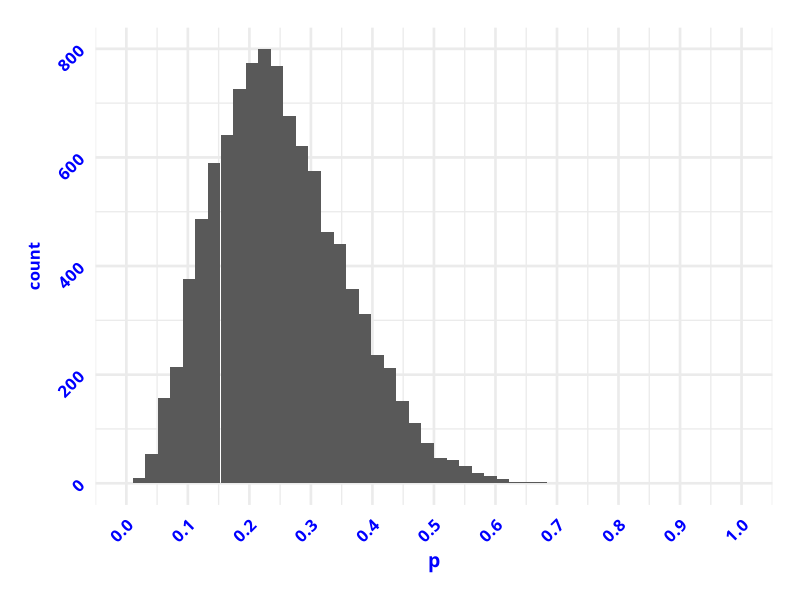
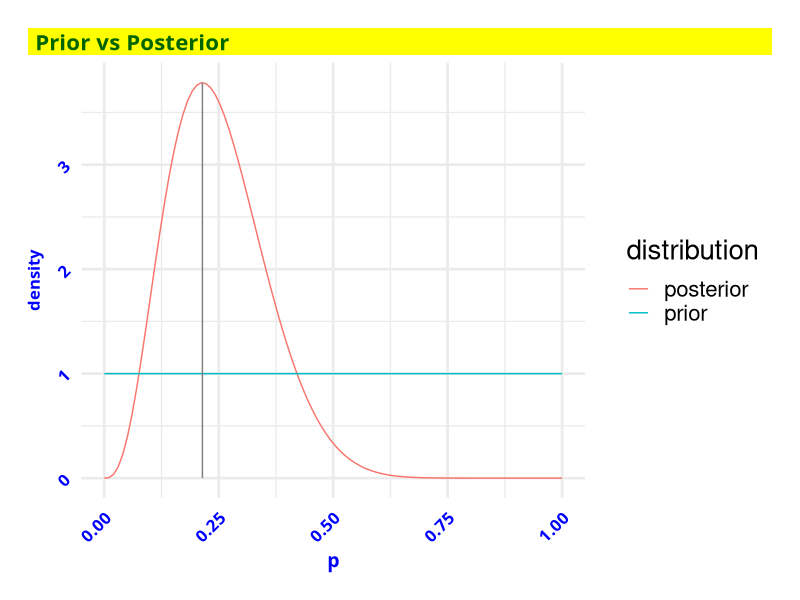
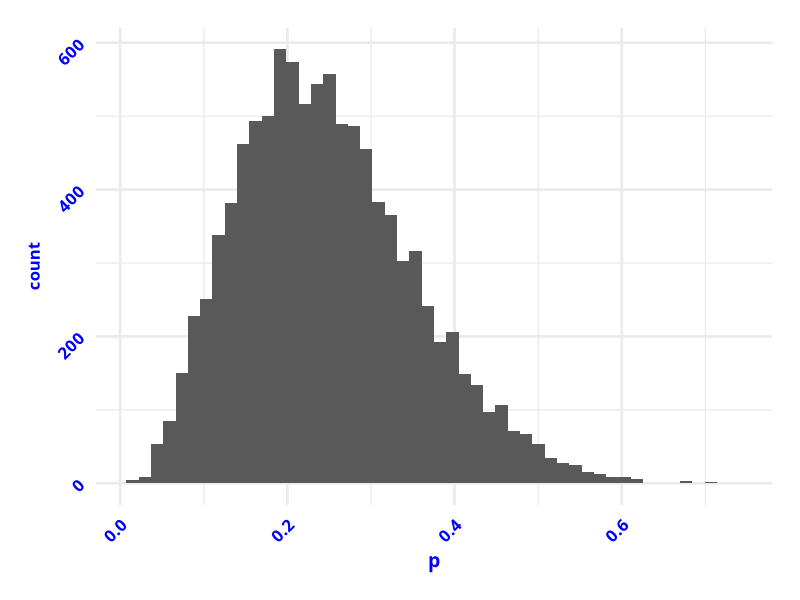
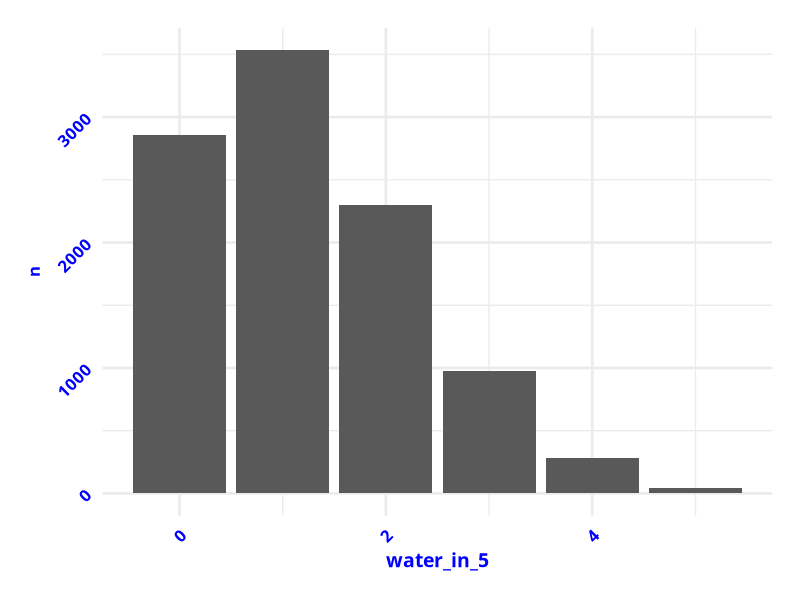
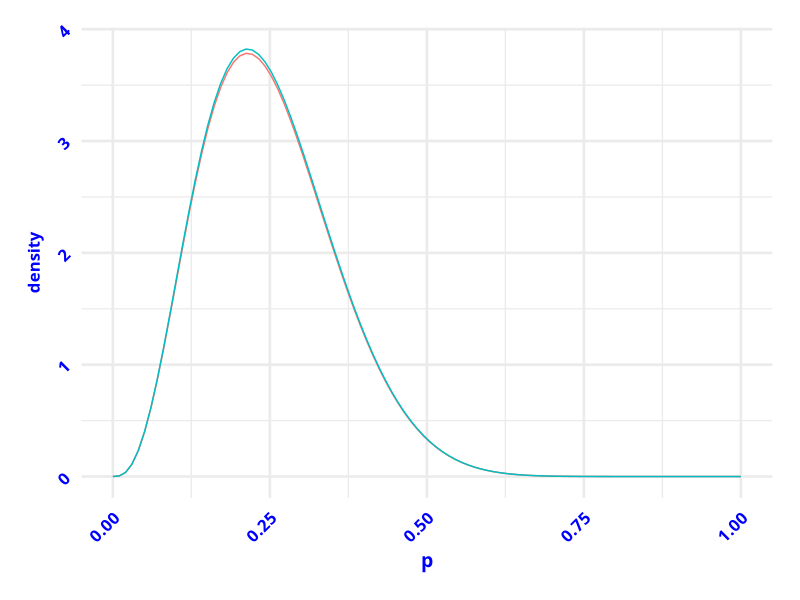

These charts were generated, in order, by the following R code:
## ---- chunk 1
#| label: setup
#| include: false
#| echo: false


# # load libraries - NOT NEEDED


# Force dplyr's select to take precedence
select <- dplyr::select
filter <- dplyr::filter

# Options
options(scipen = 999)
options(qic.clshade = T) # NO LONGER NEEDED; CHARTS ALL PREPARED WITH GGPLOT2 ONLY
options(qic.linecol = 'black') # NO LONGER NEEDED; CHARTS ALL PREPARED WITH GGPLOT2 ONLY
options(qic.signalcol = "firebrick") # NO LONGER NEEDED; CHARTS ALL PREPARED WITH GGPLOT2 ONLY
options(qic.targetcol = "purple") # NO LONGER NEEDED; CHARTS ALL PREPARED WITH GGPLOT2 ONLY
options(DT.options = list(dom = 'pBlfrti')) # Add buttons, filtering, and top (t) pagination controls
options(shiny.maxRequestSize = 50 * 1024^2) # Set upload maximum to 50 MB
options(tigris_use_cache = TRUE)
options(device = "RStudioGD") 


# Flextable defaults:
flextable::set_flextable_defaults(
  font.size = 14, 
  font.family = "Cabin",
  font.color = "black",
  table.layout = "fixed",
  border.color = "darkgray",
  padding.top = 3, padding.bottom = 3,
  padding.left = 4, padding.right = 4,
  line_spacing = 1.3,
  digits = 2,
  decimal.mark = ".",
  big.mark = " ",
  na_str = "<na>",
  post_process_html = identity,
  post_process_docx = identity
)

# Set global theme for consistent plots
ggplot2::theme_set(
  ggplot2::theme_minimal(base_size = 20) +
    ggplot2::theme(
      plot.title.position = "plot",
      plot.title = ggtext::element_textbox_simple(
        family = "Cabin",
        face = "bold",
        color = "darkgreen",
        size = 16,
        fill = "yellow",
        lineheight = 0.9,
        padding = ggplot2::margin(5.5, 5.5, 0.0, 5.5),
        margin = ggplot2::margin(0, 0, 5.5, 0)
      ),
      plot.subtitle = ggtext::element_textbox_simple(
        family = "Cabin",
        color = "darkgreen",
        face = "bold",
        size = 14,
        fill = "yellow",
        lineheight = 0.9,
        padding = ggplot2::margin(5.5, 5.5, 5.5, 5.5),
        margin = ggplot2::margin(0.0, 0, 5.5, 0)
      ),
      plot.caption = ggtext::element_markdown(
        family = "Cabin",
        size = 14,
        hjust = 1,
        color = "darkblue",
        face = "italic",
        fill = "yellow",
        lineheight = 1.0
      ),
      axis.text.x = ggtext::element_markdown(
        family = "Cabin",
        face = "bold",
        color = "blue",
        size = 12,
        angle = 45,
        hjust = 1
      ),
        # ggplot2::element_blank(),
      axis.title.x = ggtext::element_markdown(
        family = "Cabin",
        face = "bold",
        color = "blue",
        size = 14),
        # ggplot2::element_blank(),
      axis.text.y = ggtext::element_markdown(
        family = "Cabin",
        face = "bold",
        color = "blue",
        size = 12,
        angle = 45,
        hjust = 1
      ),
        # ggplot2::element_blank(),
      axis.title.y = ggtext::element_markdown(
        family = "Cabin",
        face = "bold",
        color = "blue",
        size = 12),
        # ggplot2::element_blank(),
      strip.text = ggtext::element_markdown(
        family = "Cabin",
        color = "black",
        size = 12,
        face = "italic",
        margin = ggplot2::margin(2, 0, 0.5, 0, "lines")
      ),
      axis.text = ggtext::element_markdown(
        family = "Cabin",
        color = "black"),
      panel.background = ggplot2::element_rect(fill = "white", color = NA),
      plot.background = ggplot2::element_rect(fill = "white", color = NA),
      legend.position = "none",
      panel.spacing.x = grid::unit(1.5, "cm"),
      panel.spacing.y = grid::unit(1.5, "cm"),
      plot.margin = ggplot2::margin(20, 20, 20, 20, "pt")
    )
)



  
# Set seed for reproducibility
base::set.seed(123)

## ---- chunk 2
# get data
data <- rep(c("W", "L"), times = c(3, 11))

# get counts
W <- sum(data == "W")  # 3
L <- sum(data == "L")  # 11

# Prior parameters (uniform)
a <- 1
b <- 1

# 'Naive' probability for p for W as point estimate
naivep <- 3/14   # 0.2142857

## ---- chunk 3

# Update uniform distribution to include new data

# Posterior: Beta(a + W, b + L) = Beta(4, 12)
samples <- tibble::tibble(
  p = stats::rbeta(n = 10000, shape1 = a + W, shape2 = b + L)
)   # take random 'x' values from beta with specified parameters and return the height of the curve at each value


# Visualize posterior with histogram
samples |>
  ggplot2::ggplot(ggplot2::aes(x = p)) +
  ggplot2::geom_histogram(bins = 50) +
  ggplot2::scale_x_continuous(
    breaks = seq(0, 1, by = 0.1),
    limits = c(0, 1)
  )


# Get mode of Beta(4, 12) to visualize peak point of updated distrib
mode_p <- (4 - 1) / (4 + 12 - 2)  # gives the peak of the density function
peak_density <- stats::dbeta(mode_p, shape1 = 4, shape2 = 12)  # returns the height of the curve (density) at the single point = mode_p


# Now visualize with density curves
densities <- tibble::tibble(
  p = seq(0, 1, length.out = 100),  # 100 evenly spaced x values between 0 - 1
  prior = stats::dbeta(p, shape1 = 1, shape2 = 1),  # returns the height of the curve (density) at all the x values of the uniform shape (=1)
  posterior = stats::dbeta(p, shape1 = 4, shape2 = 12) # returns the height of the curve (density) at all the x values of the posterior shape from 0 - 1
) |>
  tidyr::pivot_longer(
    cols = c(prior, posterior), 
    names_to = "distribution", 
    values_to = "density"
  ) 

# # view it
# densities     # testing

# plot it
densities|>
  ggplot2::ggplot(ggplot2::aes(x = p, y = density, color = distribution)) +
  ggplot2::geom_line() +
  ggplot2::annotate(
    "segment",
    x = mode_p, xend = mode_p, 
    y = 0, yend = peak_density,
    color = "gray50",
    linewidth = 0.5
  ) +
  ggplot2::labs(title = "Prior vs Posterior") +
  ggplot2::theme(legend.position = "right")


## ---- chunk 4
# p is the probability of water on a single globe toss.  shape1 = (α)Prior + 'successes'     shape2 = (β)Prior + 'failures'

samples_from_post <- tibble::tibble(
  p = stats::rbeta(n = 10000, shape1 = 4, shape2 = 12)
)   # rbeta() = take n random samples as you walk along the curve created from a Beta distrib with empirically specified parameters (the posterior).  shape1 = 'successes'   shape2 = 'failures' and return the height of the curve at each sample point on the curve

# visualize it with histogram (don't use density curves; they are for continuous data)
samples_from_post |>
  ggplot2::ggplot(ggplot2::aes(x = p)) +
  ggplot2::geom_histogram(bins = 50)

## ---- chunk 5
# Simulate 5 tosses for each of the 10,000 posterior sample
predictions <- samples_from_post |>
  dplyr::mutate(
    water_in_5 = stats::rbinom(n = dplyr::n(), size = 5, prob = p)
  )  # rbinom() = simulate binomial draws (n = 5, prob = posterior samples)

# Save the summary
pred_summary <- predictions |>
  dplyr::count(water_in_5) |>
  dplyr::mutate(prob = n / sum(n))

# Display results in a table
pred_summary |>
  flextable::flextable() |>
  flextable::add_header_lines("Posterior Predictive Distribution") |>
  flextable::color(i = 1, part = "header", color = "blue") |>
  flextable::italic(i = 1, part = "header") |>
  flextable::align(i = 1, part = "header", align = "left") |>
  flextable::fontsize(i = 1, part = "header", size = 12) |>
  flextable::bg(i = 1, part = "header", bg = "white") |>
  flextable::bg(i = 2, part = "header", bg = "palegreen") |>
  flextable::autofit()

# Display results in bar chart - Each bar shows "how many of my 10,000 simulated samples of 5 'futures' had 0, 1, 2... waters, expressed as a proportion"
predictions |>
  dplyr::count(water_in_5) |>
  ggplot2::ggplot(ggplot2::aes(x = water_in_5, y = n)) +
  ggplot2::geom_col()

## ---- chunk 6
# Define grid of possible p values
p_grid <- seq(0, 1, length.out = 100)

# Prior (uniform)
prior <- rep(1, 100)

# Likelihood: how many paths lead to 3W, 11L for each p?
likelihood <- stats::dbinom(3, size = 14, prob = p_grid)

# Posterior ∝ prior × likelihood
posterior_raw <- prior * likelihood

# Normalize so it sums to 1
posterior <- posterior_raw / sum(posterior_raw)
## ---- chunk 7
tibble::tibble(
  p = seq(0, 1, length.out = 100),
  grid_method = stats::dbinom(3, size = 14, prob = p),
  conjugate = stats::dbeta(p, shape1 = 4, shape2 = 12)
) |>
  dplyr::mutate(grid_method = grid_method / sum(grid_method) * 100) |>
  tidyr::pivot_longer(cols = -p, names_to = "method", values_to = "density") |>
  ggplot2::ggplot(ggplot2::aes(x = p, y = density, color = method)) +
  ggplot2::geom_line()
## ---- chunk 8
tibble::tibble(
  Step = c("3", "3", "4", "5", "5", "6", "6", "7"),
  Function = c("stats::rbeta()", "tibble::tibble()", "ggplot2::geom_histogram()",
               "stats::rbinom()", "dplyr::mutate()", "dplyr::count()",
               "dplyr::mutate()", "ggplot2::geom_col()"),
  Purpose = c("Sample posterior (no tidy alt)", "Store samples", "Plot histogram",
              "Simulate predictions (no tidy alt)", "Add prediction column to df",
              "Get counts of each sample result", "Add column to data frame", "Plot predictive distribution as bar chart")
) |>
  flextable::flextable() |>
  flextable::add_header_lines("Key R Functions for Bayesian Globe Analysis") |>
  flextable::color(i = 1, part = "header", color = "blue") |>
  flextable::italic(i = 1, part = "header") |>
  flextable::align(i = 1, part = "header", align = "left") |>
  flextable::fontsize(i = 1, part = "header", size = 12) |>
  flextable::bg(i = 1, part = "header", bg = "white") |>
  flextable::bg(i = 2, part = "header", bg = "palegreen") |>
  flextable::autofit()
